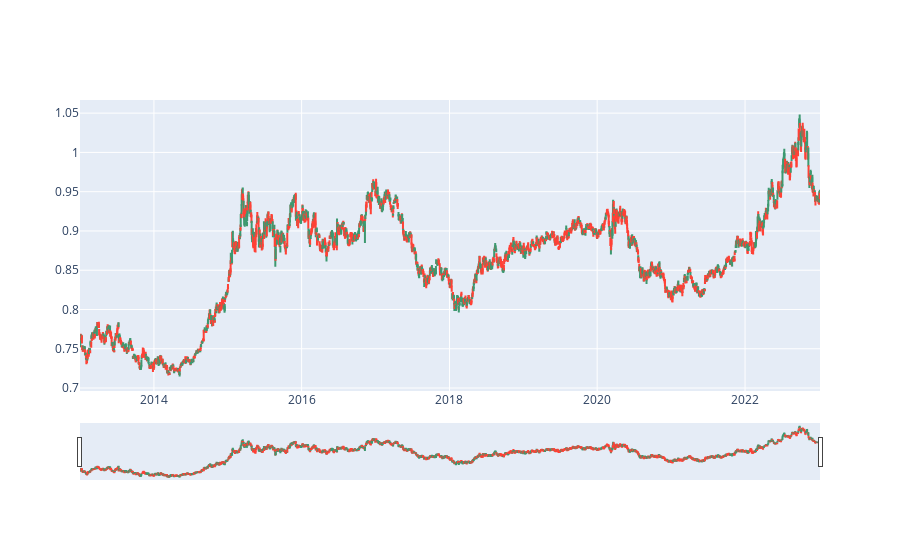

Here is the notebook cell this chart was saved with:
### Code cell
fig = go.Figure(data=[go.Candlestick(x=usdeuro_df.index,
                                     open=usdeuro_df.Open,
                                     high=usdeuro_df.High,
                                     low=usdeuro_df.Low,
                                     close=usdeuro_df.Close)])
fig.show()

### Figure 1 — Plotly figure (JSON) as saved in the notebook; plotly's stock layout.template omitted (floating-point values rounded to 4 significant figures; data arrays with more than 128 entries replaced by an {"elided": "..."} marker saying what was removed)
{"data": [{"close": {"elided": "2610 float values"}, "high": {"elided": "2610 float values"}, "low": {"elided": "2610 float values"}, "open": {"elided": "2610 float values"}, "type": "candlestick", "x": {"elided": "2610 str values"}}], "layout": {}}
